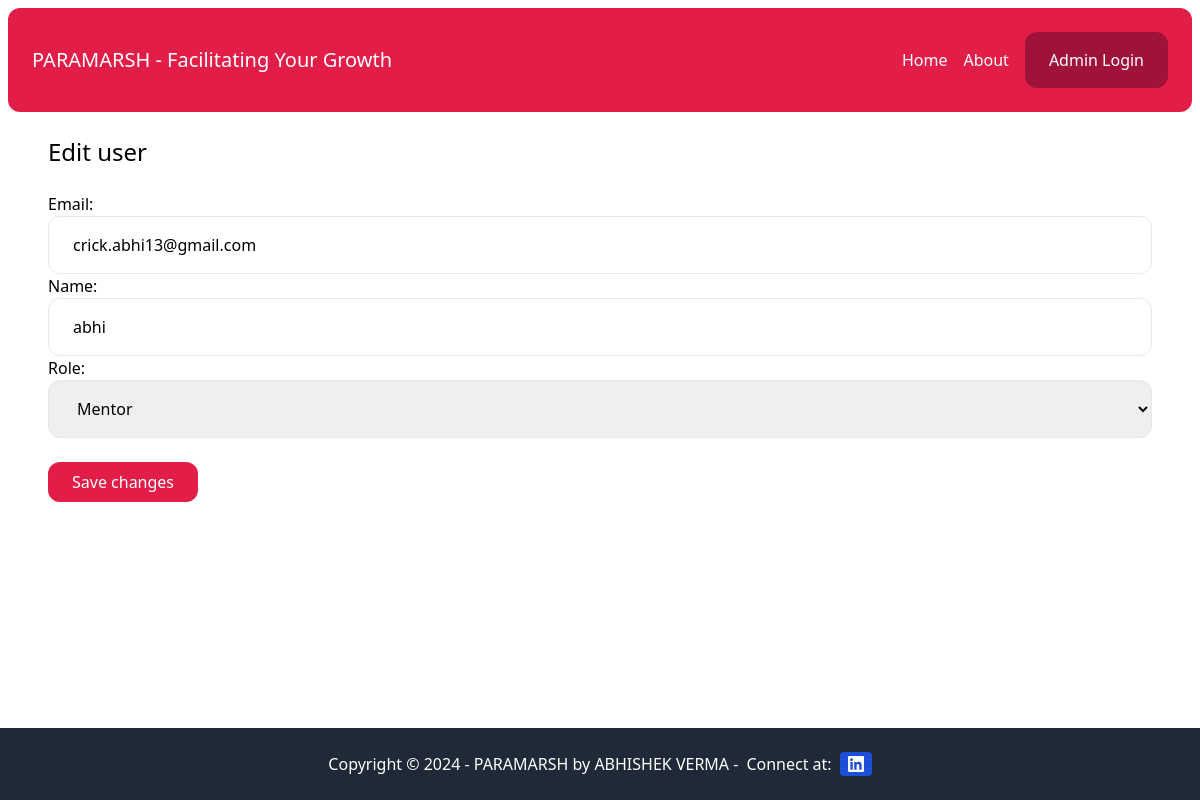
Screenshot of /chat-admin/users/dcb74f77-fafb-4fea-a484-d351241b0f3e/edit/ (signed in) with the database file from the repository.
### account/models.py (models this page shows)
class User(AbstractBaseUser, PermissionsMixin):
    MENTOR = 'mentor'
    MANAGER = 'manager'
    ROLES_CHOICES = (
        (MENTOR, 'Mentor'),
        (MANAGER, 'Manager'),
    )
    id = models.UUIDField(primary_key=True, default=uuid.uuid4, editable=False)
    email = models.EmailField(unique=True)
    name = models.CharField(max_length=255, blank=True, default='')
    role = models.CharField(max_length=20, choices=ROLES_CHOICES, default=MENTOR)
    is_active = models.BooleanField(default=True)
    is_superuser = models.BooleanField(default=False)
    is_staff = models.BooleanField(default=False)
    date_joined = models.DateTimeField(default=timezone.now)
    last_login = models.DateTimeField(blank=True, null=True)
    objects = CustomUserManager()
    USERNAME_FIELD = 'email'
    EMAIL_FIELD = 'email'
    REQUIRED_FIELDS = ['name']

### chat/views.py (the view)
# urls.py: path('chat-admin/users/<uuid:uuid>/edit/', views.edit_user, name='edit_user'),
@login_required
def edit_user(request, uuid):
    if request.user.has_perm('user.edit_user'):
        user = User.objects.get(pk=uuid)
        if request.method == 'POST':
            form = EditUserForm(request.POST, instance=user)
            if form.is_valid():
                form.save()
                messages.success(request, 'The changes was saved!')
                return redirect('/chat-admin/')
        else:
            form = EditUserForm(instance=user)
        return render(request, 'chat/edit_user.html', {
            'user': user,
            'form': form
        })
    else:
        messages.error(request, 'You don\'t have access to edit users!')
        return redirect('/chat-admin/')

### account/forms.py
class EditUserForm(forms.ModelForm):
    class Meta:
        model = User
        fields = ('email', 'name', 'role',)
        widgets = {
            'email': forms.TextInput(attrs={
                'class': 'w-full py-4 px-6 rounded-xl border'
            }),
            'name': forms.TextInput(attrs={
                'class': 'w-full py-4 px-6 rounded-xl border'
            }),
            'role': forms.Select(attrs={
                'class': 'w-full py-4 px-6 rounded-xl border'
            })
        }

### chat/templates/chat/edit_user.html (shortened to what this page needs)
{% extends 'core/base.html' %}
{% block content %}
    <h1 class="mb-6 text-2xl">Edit user</h1>
    <form method="post" action=".">
        {{ form.as_p }}
        <button class="mt-6 inline-block py-2 px-6 bg-rose-600 text-white rounded-xl">Save changes</button>
    </form>
{% endblock %}

### rows the page displays
User: email "crick.abhi13@gmail.com", name "abhi", role "Mentor"
